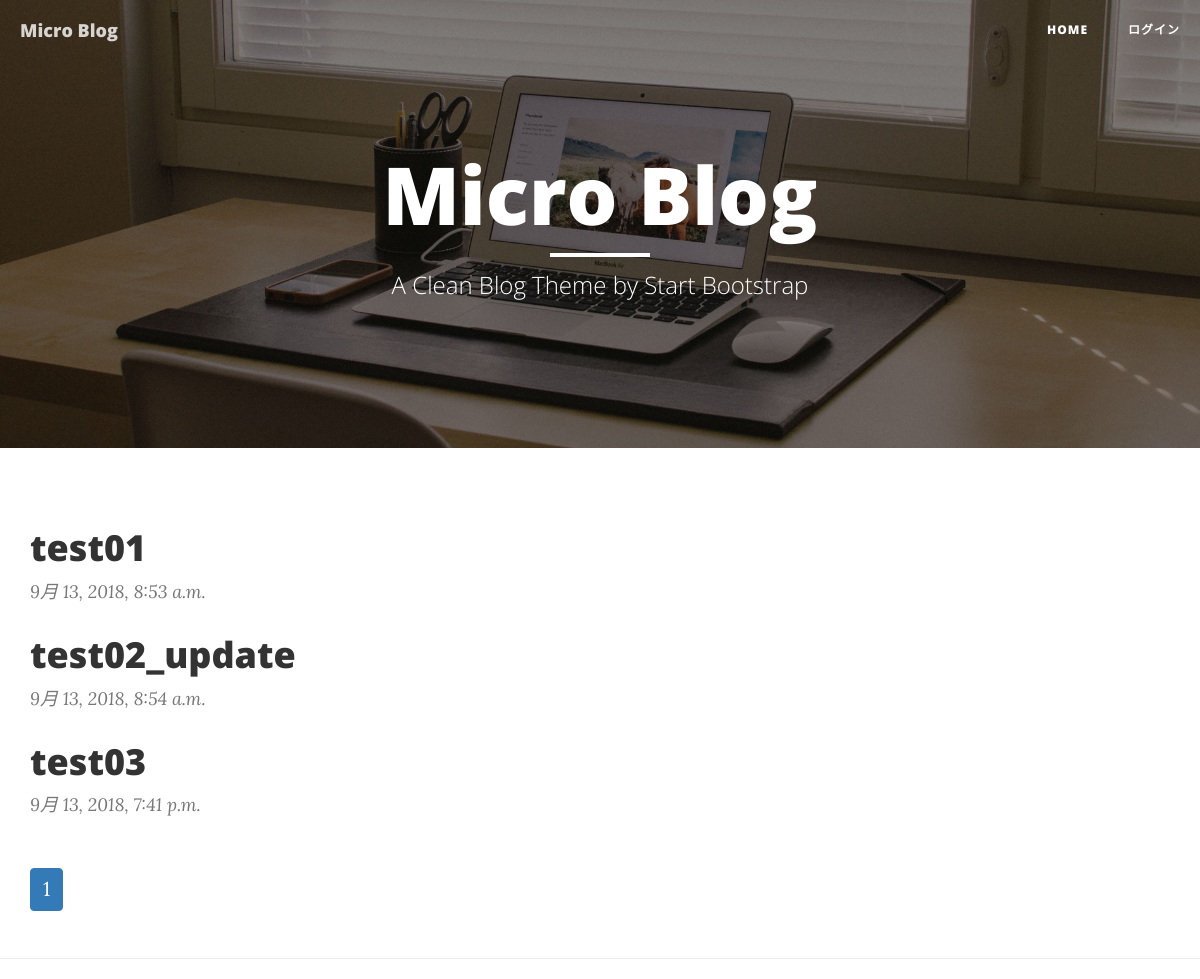
The app's page /, older data.
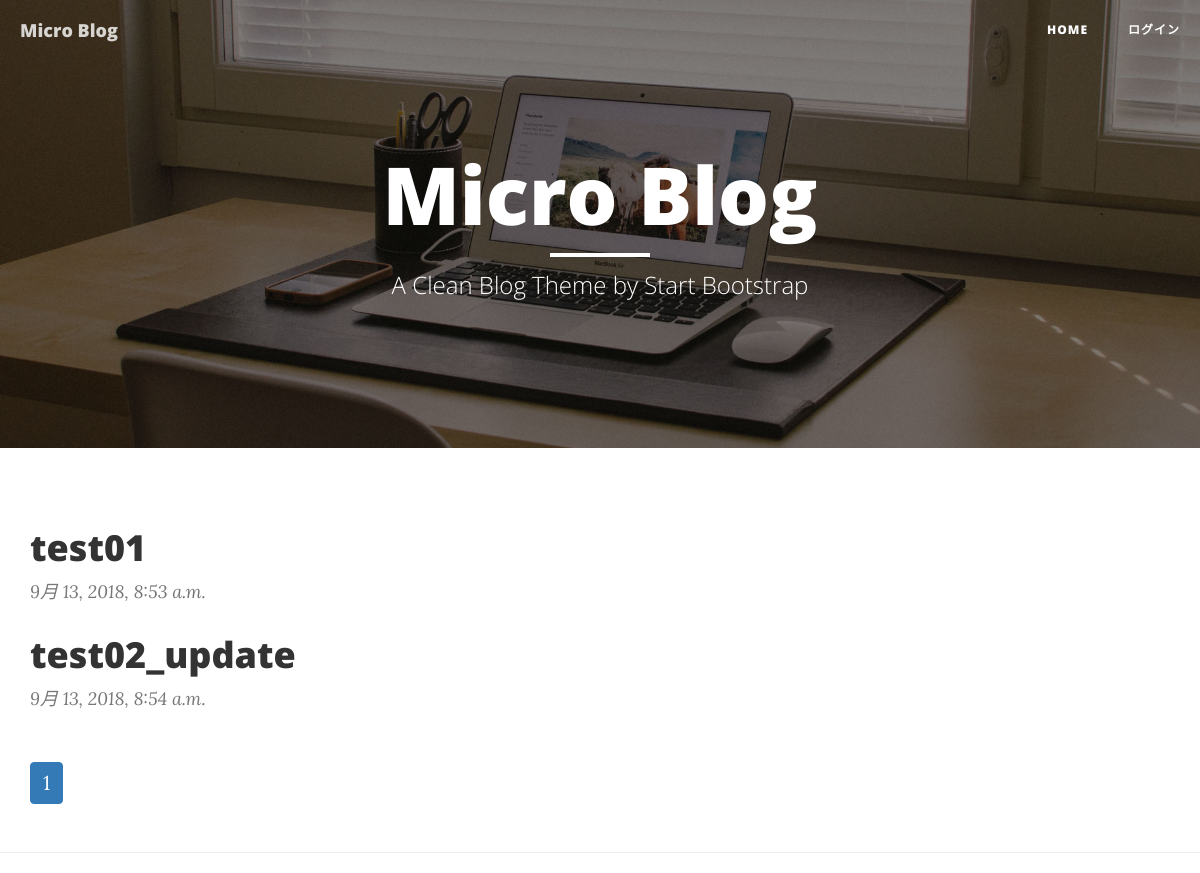
The same page, newer data.
### blog/models.py (models this page shows, shortened)
class Blog(models.Model):
    content = models.CharField(max_length=140, verbose_name='本文')
    posted_date = models.DateTimeField(auto_now_add=True)

### blog/views.py (the view)
# urls.py: path('', BlogListView.as_view(), name="index"),
class BlogListView(ListView):
    model = Blog
    paginate_by = 3
    context_object_name = "blogs"

### blog/templates/blog/blog_list.html (shortened to what this page needs)
{% extends "base.html" %}
{% block body %}
    {% for blog in blogs %}
        <div class="post-preview">
            <a href="{% url 'detail' blog.id %}">
                <h2 class="post-title">{{  blog.content }}</h2>
            </a>
            <p class="post-meta">{{ blog.posted_date}}</p>
        </div>
    {% endfor %}
<nav aria-label="Page navigation example">
  <ul class="pagination">
    {% for page in paginator.page_range %}
      <li {% if page == page_obj.number %} class="active" {% endif %}><a class="page-link" href="?page={{ page }}">{{ page }}</a></li>
    {% endfor %}
  </ul>
</nav>
{% endblock %}

Row changes from the older to the newer data that the page shows:
removed Blog: content "test03", posted_date "9月 13, 2018, 7:41 p.m."
